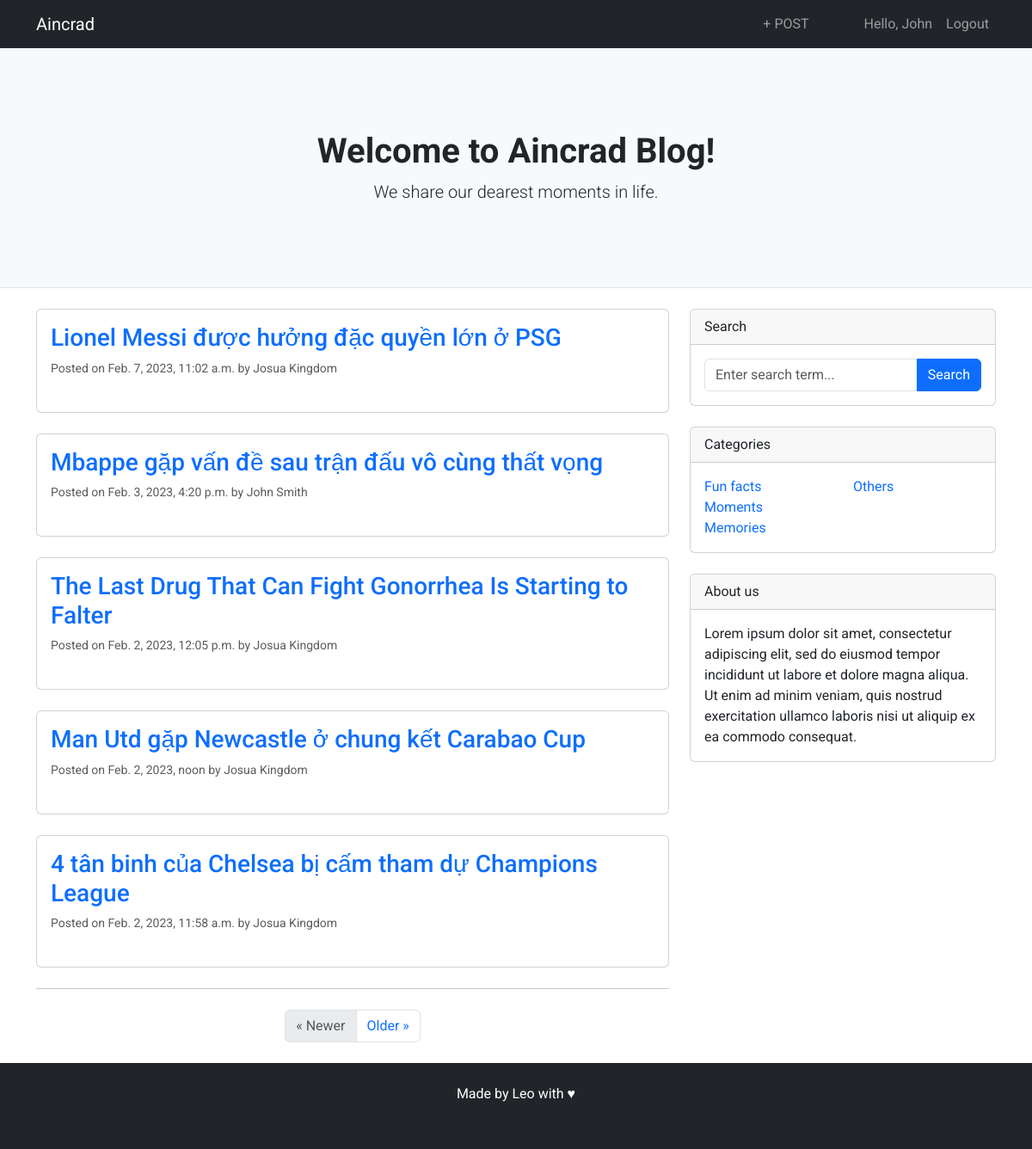
The app's page / (signed in) with its own data.
### accounts/models.py (models this page shows, shortened)
class CustomUser(AbstractBaseUser, PermissionsMixin):
    email = models.CharField(gettext_lazy('email address'),max_length=40, unique=True)
    username = models.CharField(max_length=150, unique=True)
    first_name = models.CharField(max_length=150)
    last_name = models.CharField(max_length=150)
    date_joined = models.DateTimeField(default=timezone.now)
    age = models.PositiveIntegerField(null=True, blank=True)
    description = models.TextField(blank=True, null=True)
    profile_image = models.ImageField(upload_to='profile_pics', blank=True, null=True)
    country = models.CharField(max_length=150, blank=True, null=True)
    is_staff = models.BooleanField(default=False)
    is_active = models.BooleanField(default=True) # if user_verified: True
    objects = CustomAccountManager()
    USERNAME_FIELD = 'email'
    REQUIRED_FIELDS = ['username', 'first_name', 'last_name']
    class Meta:
        ordering = ["-username"]

### core/models.py (models this page shows, shortened)
class Post(models.Model):
    title = models.CharField(max_length=200)
    author = models.ForeignKey(settings.AUTH_USER_MODEL, on_delete=models.CASCADE, related_name='blog_posts')
    created_on = models.DateTimeField(auto_now_add=True)
    content = models.TextField()
    update_on = models.DateTimeField(auto_now=True)
    class Meta:
        ordering = ['-created_on']

### core/views.py (the view)
# urls.py: path('', views.PostList.as_view(), name='home'),
class PostList(generic.ListView):
    queryset = Post.objects.order_by('-created_on')
    template_name = 'index.html'
    paginate_by = 5

### templates/index.html
{% extends 'base.html' %}
{% block content %}
<header class="py-5 bg-light border-bottom mb-4">
    <div class="container">
        <div class="text-center my-5">
            <h1 class="fw-bolder">Welcome to Aincrad Blog!</h1>
            <p class="lead mb-0">We share our dearest moments in life.</p>
        </div>
    </div>
</header>
<div class="container">
    <div class="row">
        <div class="col-lg-8">
            {% for post in post_list %}
                <div class="card mb-4">
                    <div class="card-body">
                        <h3 class="card-title"><a class="text-decoration-none link-primary" href="{% url 'post_detail' post.pk %}">{{ post.title }}</a></h3>
                        <div class="small text-muted">Posted on {{ post.created_on }} by {{ post.author.first_name }} {{ post.author.last_name }}</div>
                        <br/>
                    </div>
                </div>
            {% endfor %}
            {% if is_paginated %}
            <nav aria-label="Pagination">
                <hr class="my-0">
                <ul class="pagination justify-content-center my-4">
                    <li class="page-item {% if not page_obj.has_previous %}disabled{% endif %}"><a class="page-link" href="{% if page_obj.has_previous %}?page={{ page_obj.previous_page_number }} {% endif %}">&laquo; Newer</a></li>
                    <li class="page-item {% if not page_obj.has_next %}disabled{% endif %}"><a class="page-link" href="{% if page_obj.has_next %}?page={{ page_obj.next_page_number }} {% endif %}">Older &raquo;</a></li>
                </ul>
            </nav>
            {% endif %}
        </div>
        {% block sidebar %} {% include 'commons/sidebar.html' %} {% endblock sidebar %}
    </div>
</div>
{% endblock content %}

### templates/base.html (shortened to what this page needs)
<!DOCTYPE html>
{% load bootstrap5 %}
{% load static %}
<html lang="en">
<head>
    {% bootstrap_css %}
    <link href="{% static 'css/base.css' %}" rel="stylesheet">
</head>
<body>
    <nav class="navbar navbar-expand-lg navbar-dark bg-dark">
        <div class="container">
            <a class="navbar-brand" href="{% url 'home' %}">Aincrad</a>
            <div class="navbar-collapse collapse" id="navbarSupportedContent">
                <ul class="navbar-nav ms-auto mb-2 mb-lg-0">
                    {% if user.is_authenticated %}
                        <li class="nav-item me-5"><a class="nav-link" href="{% url 'post_create' %}">+ POST</a></li>
                        <li class="nav-item"><a class="nav-link" href="{% url 'user_index' user.pk %}">Hello, {{ user.first_name }}</a></li>
                        <li class="nav-item"><a class="nav-link fs-6" href="{% url 'logout' %}">Logout</a></li>
                    {% else %}
                        <li class="nav-item"><a class="nav-link" href="{% url 'login' %}">Login</a></li>
                        <li class="nav-item"><a class="nav-link" href="{% url 'signup' %}">Register</a></li>
                    {% endif %}
                </ul>
            </div>
        </div>
    </nav>
    {% block messages %} {% include 'commons/messages.html' %} {% endblock messages %}
    {% block content %}
    {% endblock content %}
    <footer class="bg-dark">
        <div class="container">
            <br/>
            <p class="m-0 text-center text-white">Made by Leo with &#9829;</p>
            <p class="m-0 text-center text-muted">Contact me at: thanhlieu9620@gmail.com</p>
        </div>
    </footer>
</body>
</html>

### static/css/base.css (style rules this page uses)
html { position: relative; min-height: 100%; }
body { margin: 0 0 100px 0; font-family: "Roboto", sans-serif; font-size: 1rem; font-weight: 400; line-height: 1.5; color: #212529; box-sizing: border-box; background-color: #fff; }
@media (prefers-reduced-motion: no-preference) { :root { scroll-behavior: smooth; } }
footer { position: absolute; height: 100px; left: 0; bottom: 0; right: 0; overflow: hidden; }

### records on screen
CustomUser: first_name "John"
Post: title "Lionel Messi được hưởng đặc quyền lớn ở PSG", created_on "Feb. 7, 2023, 11:02 a.m.", author.first_name "Josua", author.last_name "Kingdom"
Post: title "Mbappe gặp vấn đề sau trận đấu vô cùng thất vọng", created_on "Feb. 3, 2023, 4:20 p.m.", author.first_name "John", author.last_name "Smith"
Post: title "The Last Drug That Can Fight Gonorrhea Is Starting to Falter", created_on "Feb. 2, 2023, 12:05 p.m.", author.first_name "Josua", author.last_name "Kingdom"
Post: title "Man Utd gặp Newcastle ở chung kết Carabao Cup", created_on "Feb. 2, 2023, noon", author.first_name "Josua", author.last_name "Kingdom"
Post: title "4 tân binh của Chelsea bị cấm tham dự Champions League", created_on "Feb. 2, 2023, 11:58 a.m.", author.first_name "Josua", author.last_name "Kingdom"
